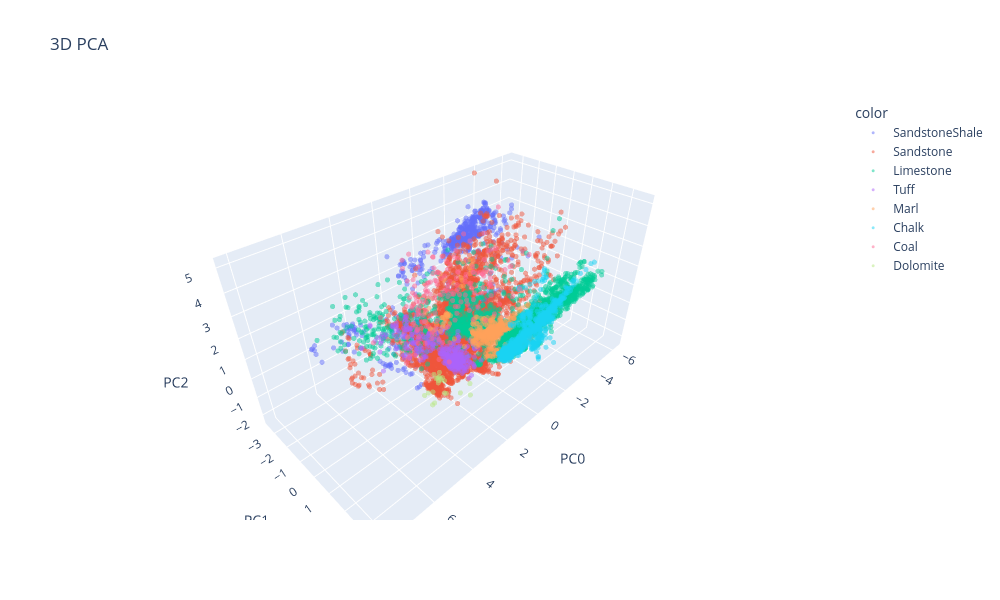

Notebook source saved alongside this figure:
### Markdown cell above
#### 4.2 PCA with 3 components

### Code cell
import plotly.express as px
from sklearn.decomposition import PCA

PCA_3components = PCA(n_components=3)

# Project the original data into the PCA space
Result = PCA_3components.fit_transform(DF_scaled)

# Create a DataFrame with the PCA results
pca_df = pd.DataFrame(Result, columns=['PC0', 'PC1', 'PC2'])

# Print the explained variance ratio
print("The explained variance ratio:", PCA_3components.explained_variance_ratio_)
# Print the explained variance
print("The eigenvalues:", PCA_3components.explained_variance_)

# Plot the PCA results in 3D
fig = px.scatter_3d(
    x=Result[:, 0],
    y=Result[:, 1],
    z=Result[:, 2],
    color=DFLabel.astype(str),
    labels={'x': 'PC0', 'y': 'PC1', 'z': 'PC2'},
    title='3D PCA',
    width=1000,
    height=600
)
fig.update_traces(marker=dict(size=3, opacity=0.5))

fig.show()

### Figure 1 — Plotly figure (JSON) as saved in the notebook; plotly's stock layout.template omitted (floating-point values rounded to 4 significant figures; data arrays with more than 128 entries replaced by an {"elided": "..."} marker saying what was removed)
{"data": [{"hovertemplate": "color=SandstoneShale<br>PC0=%{x}<br>PC1=%{y}<br>PC2=%{z}<extra></extra>", "legendgroup": "SandstoneShale", "marker": {"color": "#636efa", "opacity": 0.5, "size": 3, "symbol": "circle"}, "mode": "markers", "name": "SandstoneShale", "scene": "scene", "showlegend": true, "type": "scatter3d", "x": {"elided": "2008 float values"}, "y": {"elided": "2008 float values"}, "z": {"elided": "2008 float values"}}, {"hovertemplate": "color=Sandstone<br>PC0=%{x}<br>PC1=%{y}<br>PC2=%{z}<extra></extra>", "legendgroup": "Sandstone", "marker": {"color": "#EF553B", "opacity": 0.5, "size": 3, "symbol": "circle"}, "mode": "markers", "name": "Sandstone", "scene": "scene", "showlegend": true, "type": "scatter3d", "x": {"elided": "4873 float values"}, "y": {"elided": "4873 float values"}, "z": {"elided": "4873 float values"}}, {"hovertemplate": "color=Limestone<br>PC0=%{x}<br>PC1=%{y}<br>PC2=%{z}<extra></extra>", "legendgroup": "Limestone", "marker": {"color": "#00cc96", "opacity": 0.5, "size": 3, "symbol": "circle"}, "mode": "markers", "name": "Limestone", "scene": "scene", "showlegend": true, "type": "scatter3d", "x": {"elided": "2333 float values"}, "y": {"elided": "2333 float values"}, "z": {"elided": "2333 float values"}}, {"hovertemplate": "color=Tuff<br>PC0=%{x}<br>PC1=%{y}<br>PC2=%{z}<extra></extra>", "legendgroup": "Tuff", "marker": {"color": "#ab63fa", "opacity": 0.5, "size": 3, "symbol": "circle"}, "mode": "markers", "name": "Tuff", "scene": "scene", "showlegend": true, "type": "scatter3d", "x": {"elided": "360 float values"}, "y": {"elided": "360 float values"}, "z": {"elided": "360 float values"}}, {"hovertemplate": "color=Marl<br>PC0=%{x}<br>PC1=%{y}<br>PC2=%{z}<extra></extra>", "legendgroup": "Marl", "marker": {"color": "#FFA15A", "opacity": 0.5, "size": 3, "symbol": "circle"}, "mode": "markers", "name": "Marl", "scene": "scene", "showlegend": true, "type": "scatter3d", "x": {"elided": "397 float values"}, "y": {"elided": "397 float values"}, "z": {"elided": "397 float values"}}, {"hovertemplate": "color=Chalk<br>PC0=%{x}<br>PC1=%{y}<br>PC2=%{z}<extra></extra>", "legendgroup": "Chalk", "marker": {"color": "#19d3f3", "opacity": 0.5, "size": 3, "symbol": "circle"}, "mode": "markers", "name": "Chalk", "scene": "scene", "showlegend": true, "type": "scatter3d", "x": {"elided": "811 float values"}, "y": {"elided": "811 float values"}, "z": {"elided": "811 float values"}}, {"hovertemplate": "color=Coal<br>PC0=%{x}<br>PC1=%{y}<br>PC2=%{z}<extra></extra>", "legendgroup": "Coal", "marker": {"color": "#FF6692", "opacity": 0.5, "size": 3, "symbol": "circle"}, "mode": "markers", "name": "Coal", "scene": "scene", "showlegend": true, "type": "scatter3d", "x": {"elided": "171 float values"}, "y": {"elided": "171 float values"}, "z": {"elided": "171 float values"}}, {"hovertemplate": "color=Dolomite<br>PC0=%{x}<br>PC1=%{y}<br>PC2=%{z}<extra></extra>", "legendgroup": "Dolomite", "marker": {"color": "#B6E880", "opacity": 0.5, "size": 3, "symbol": "circle"}, "mode": "markers", "name": "Dolomite", "scene": "scene", "showlegend": true, "type": "scatter3d", "x": [3.429, 3.888, 4.634, 5.418, 4.174, 4.071, 4.237, 4.572, 4.743, 4.889, 4.103, 3.946, 3.906, 3.875, 3.771, 3.751, 5.029, 4.783, 4.856, 5.045, 4.448, 3.702], "y": [3.226, 3.171, 3.158, 3.048, 2.361, 2.357, 2.414, 2.489, 2.753, 2.813, 2.045, 2.043, 2.056, 2.081, 2.133, 2.216, 2.78, 2.931, 3.179, 3.474, 3.052, 3.456], "z": [0.5039, 0.8906, 1.391, 1.749, 1.136, 1.147, 1.101, 0.9344, 0.7045, 0.764, 1.179, 0.9031, 0.8926, 0.9492, 0.8527, 0.7436, 1.413, 1.999, 2.484, 2.467, 1.176, 1.404]}], "layout": {"height": 600, "legend": {"title": {"text": "color"}, "tracegroupgap": 0}, "scene": {"domain": {"x": [0, 1], "y": [0, 1]}, "xaxis": {"title": {"text": "PC0"}}, "yaxis": {"title": {"text": "PC1"}}, "zaxis": {"title": {"text": "PC2"}}}, "title": {"text": "3D PCA"}, "width": 1000}}
